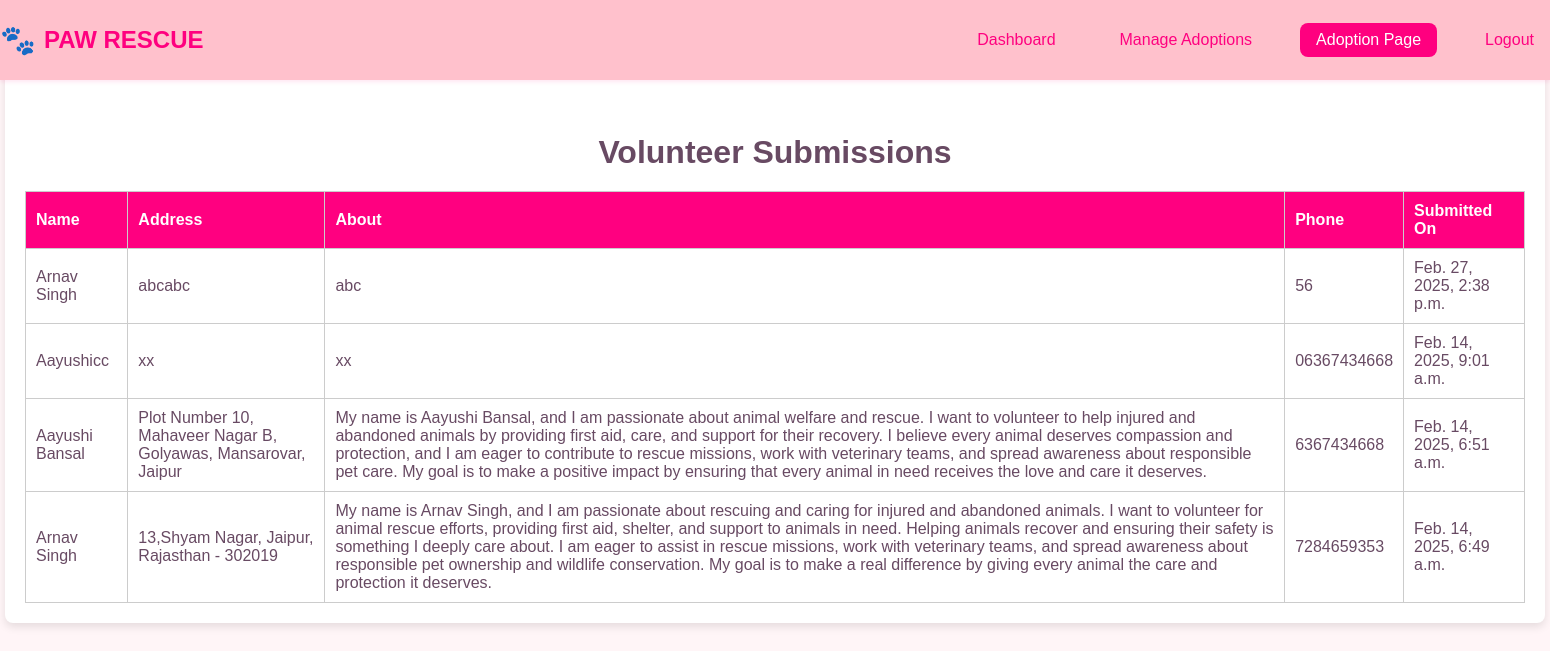
The page /adminpanel/volunteers/ on the database its author committed.
### feed/models.py (models this page shows, shortened)
class Volunteer(models.Model):
    name = models.CharField(max_length=100)
    address = models.TextField()
    about = models.TextField()
    phone = models.CharField(max_length=15)
    created_at = models.DateTimeField(auto_now_add=True)

### adminpanel/views.py (the view)
# urls.py: path('volunteers/', views.volunteer_list, name='volunteer_list'),
def volunteer_list(request):
    volunteers = Volunteer.objects.all().order_by('-created_at')
    return render(request, 'adminpanel/volx.html', {'volunteers': volunteers})

### templates/adminpanel/volx.html (shortened to what this page needs)
<!DOCTYPE html>
<html lang="en">
<head>
</head>
<body>
    <nav class="navbar">
        <div class="logo">PAW RESCUE</div>
        <ul class="nav-links">
            <li><a href="{% url 'adminpanel:admin_dashboard' %}">Dashboard</a></li>
            <li><a href="{% url 'adminpanel:user_adoption' %}">Manage Adoptions</a></li>
            <li><a href="{% url 'adminpanel:user_adoption' %}" id="active">Adoption Page</a></li>
            <li><a href="{% url 'adminpanel:admin_logout' %}">Logout</a></li>
        </ul>
    </nav>
    <div class="container">
        <h1>Volunteer Submissions</h1>
        <table>
            <thead>
                <tr>
                    <th>Name</th>
                    <th>Address</th>
                    <th>About</th>
                    <th>Phone</th>
                    <th>Submitted On</th>
                </tr>
            </thead>
            <tbody>
                {% for volunteer in volunteers %}
                <tr>
                    <td>{{ volunteer.name }}</td>
                    <td>{{ volunteer.address }}</td>
                    <td>{{ volunteer.about }}</td>
                    <td>{{ volunteer.phone }}</td>
                    <td>{{ volunteer.created_at }}</td>
                </tr>
                {% empty %}
                <tr>
                    <td colspan="5">No volunteer submissions yet.</td>
                </tr>
                {% endfor %}
            </tbody>
        </table>
    </div>
</body>
</html>

### templates/adminpanel/volx.html (style rules this page uses)
body { font-family: Arial, sans-serif; background: #f4f4f9; margin: 0; padding: 20px; }
.container { width: 1500px; margin: auto; background: #fff; padding: 20px; margin-top: -77px; border-radius: 8px; box-shadow: 0 4px 8px rgba(0, 0, 0, 0.1); padding-top: 190px; }
h1 { text-align: center; margin-bottom: 20px; }
table { width: 100%; border-collapse: collapse; margin-top: 20px; }
th, td { padding: 10px; border: 1px solid #ccc; text-align: left; }
th { background: #ff0080; color: #fff; }
body { background-color: #fff5f7; color: #4a5568; min-height: 100vh; font-family: Arial, sans-serif; margin: 0; padding: 0; }
.navbar { background-color: #FFC1CC; padding: -0.5rem 2rem; box-shadow: 0 2px 4px rgba(255, 0, 127, 0.1); display: flex; justify-content: space-between; align-items: center; height: 80px; position: fixed; width: 100%; top: 0; z-index: 1000; }
.logo { font-weight: 600; color: #FF007F; font-size: 1.5rem; display: flex; align-items: center; gap: 0.5rem; }
.logo::before { content: '🐾'; font-size: 1.8rem; }
.nav-links { display: flex; gap: 2rem; list-style: none; height: 100%; align-items: center; }
.nav-links li { height: 100%; display: flex; align-items: center; }
.nav-links a { color: #FF007F; text-decoration: none; font-size: 1rem; padding: 0.5rem 1rem; border-radius: 0.5rem; transition: all 0.2s ease; }
#active { background-color: #FF007F; color: white; }
body { background-color: #fff5f7; color: #684a63; min-height: 100vh; }

### rows shown on the page
Volunteer: name "Arnav Singh", address "abcabc", about "abc", phone "56", created_at "Feb. 27, 2025, 2:38 p.m."
Volunteer: name "Aayushicc", address "xx", about "xx", phone "06367434668", created_at "Feb. 14, 2025, 9:01 a.m."
Volunteer: name "Aayushi Bansal", address "Plot Number 10, Mahaveer Nagar B, Golyawas, Mansarovar, Jaipur", about "My name is Aayushi Bansal, and I am passionate about animal welfare and rescue. I want to volunteer to help injured and abandoned animals by providing first aid, care, and support for their recovery. I believe every animal deserves compassion and protection, and I am eager to contribute to rescue missions, work with veterinary teams, and spread awareness about responsible pet care. My goal is to make a positive impact by ensuring that every animal in need receives the love and care it deserves.", phone "6367434668", created_at "Feb. 14, 2025, 6:51 a.m."
Volunteer: name "Arnav Singh", address "13,Shyam Nagar, Jaipur, Rajasthan - 302019", about "My name is Arnav Singh, and I am passionate about rescuing and caring for injured and abandoned animals. I want to volunteer for animal rescue efforts, providing first aid, shelter, and support to animals in need. Helping animals recover and ensuring their safety is something I deeply care about. I am eager to assist in rescue missions, work with veterinary teams, and spread awareness about responsible pet ownership and wildlife conservation. My goal is to make a real difference by giving every animal the care and protection it deserves.", phone "7284659353", created_at "Feb. 14, 2025, 6:49 a.m."
